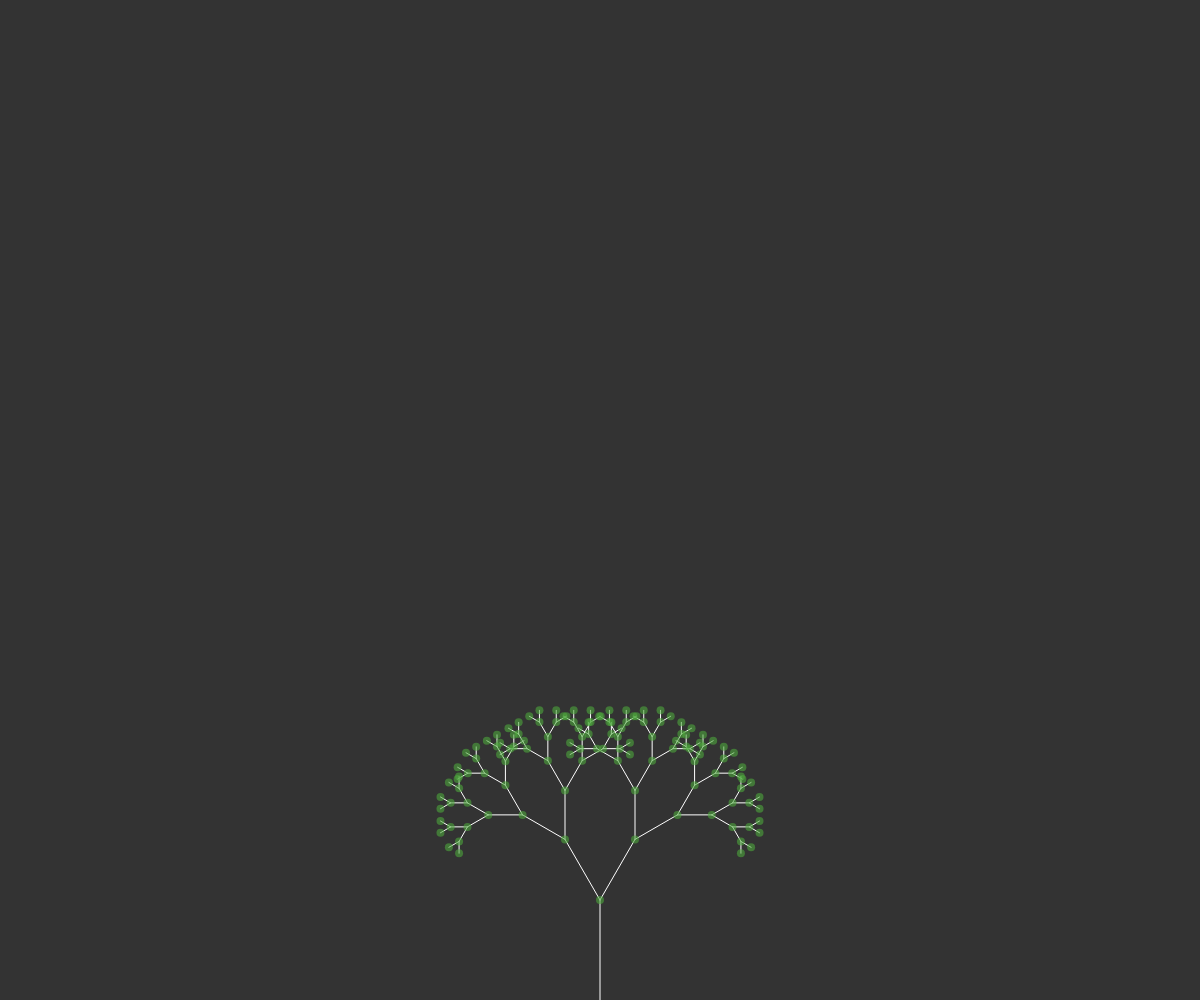
Frame 1 (no input)
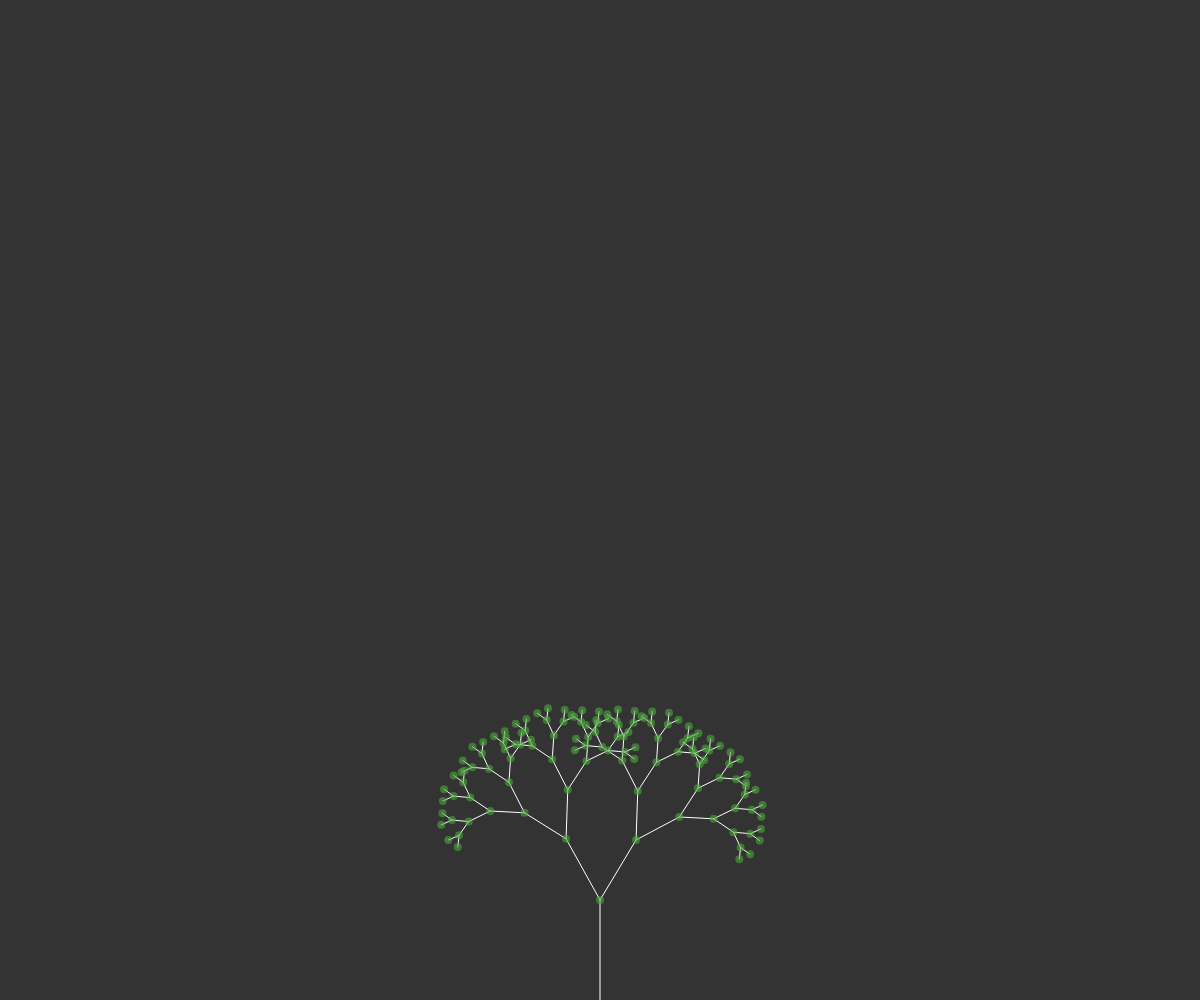
Frame 60 (no input)
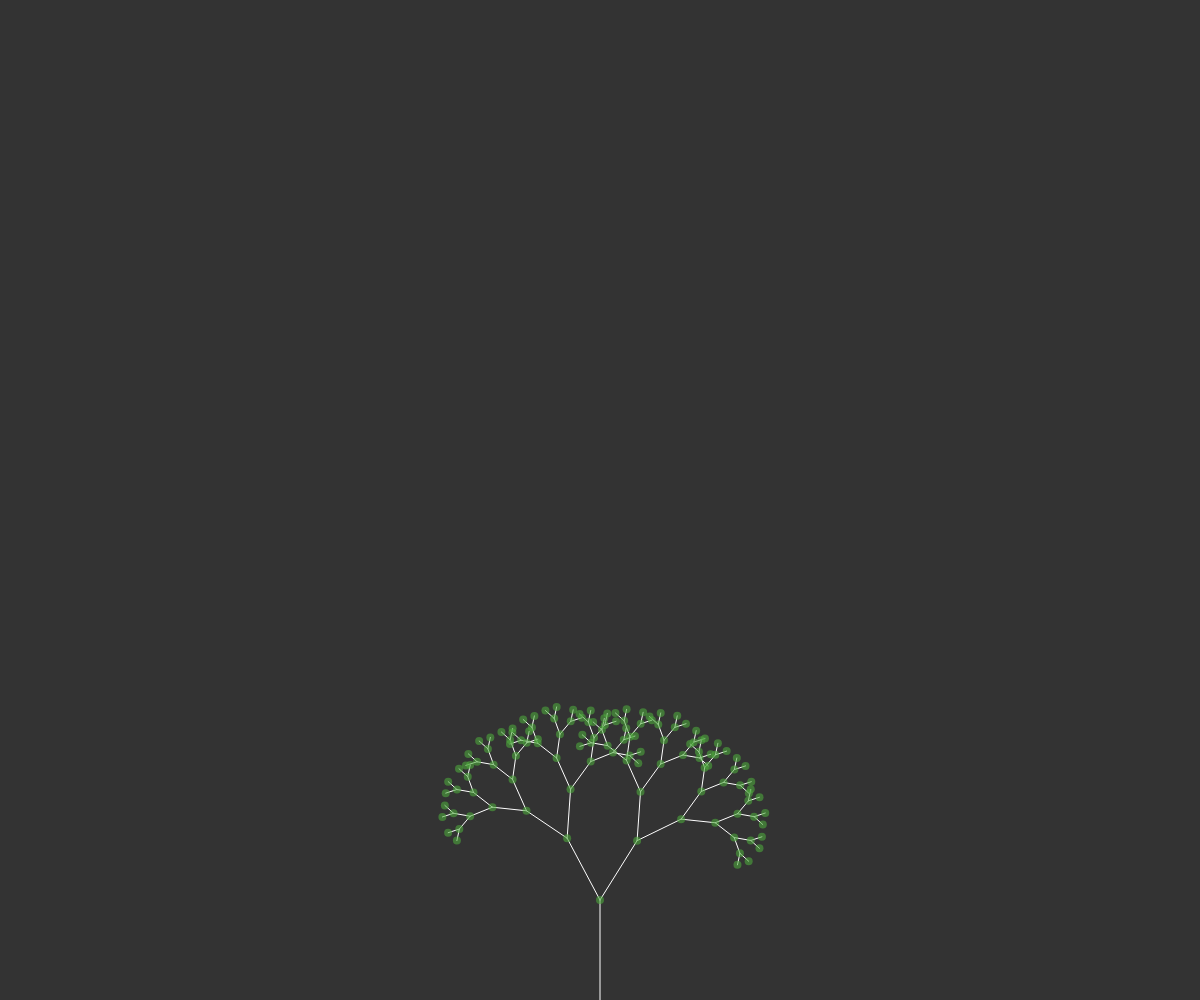
Frame 120 (the mouse pressed at the canvas centre since frame 60)

The p5.js sketch that drew these frames (run headless with seeded random() and noise() and a simulated clock; from frame 60 on, the mouse is pressed at the canvas centre):

// p5.js sketch
// ── sketch.js
let tree = [];
let leaves = [];
let count = 0;
let alpha = 0;

setup = () => {
	createCanvas(windowWidth, windowHeight);
	frameRate(120);

	setInterval(() => {
		this.moveTree();
	}, 500);
}

addBranches = () => {
	for(let i = tree.length - 1; i >= 0; i--) {
		if(!tree[i].finished) {
			tree.push(tree[i].branchA(alpha));
			tree.push(tree[i].branchB(alpha));
		}
		tree[i].finished = true;
	}

	if(count === 5) {
		for(let i=0; i < tree.length; i++) {
			let leaf = tree[i].end.copy();
			leaves.push(leaf);
		}
	}
}

moveTree = () => {
	alpha = Math.floor(Math.random() * 2) + 1;
	alpha *= Math.floor(Math.random() * 2) == 1 ? 1 : -1;
	this.setupTree();
}

setupTree = () => {
	this.resetValues();
	let a = createVector(width/2, height);
	let b = createVector(width/2, height-100);

	let root = new Branch(a, b);

	tree[0] = root;
	for(let i=0; i < 6; i++) {
		addBranches();
		count++;
	}
}

resetValues = () => {
	tree = [];
	leaves = [];
	count = 0;
}

draw = () => {
	this.setupTree();
	background(51);

	for(let i=0; i<tree.length; i++) {
		tree[i].show();
	}
	for(let i=0; i < leaves.length; i++) {
		fill(77, 168, 59, 150);
		noStroke();
		ellipse(leaves[i].x, leaves[i].y, 8, 8);
	}

	return null;
}

// ── branch.js
function Branch(begin, end) {
	this.begin = begin;
	this.end = end;
	this.finished = false;
	angleMode(DEGREES);

	this.show = () => {
		stroke(255);
		line(this.begin.x, this.begin.y, this.end.x, this.end.y);
	}

	this.branchA = (alpha) => {
		let dir = p5.Vector.sub(this.end, this.begin);
		dir.rotate(30 + alpha);
		dir.mult(0.7);
		let newEnd = p5.Vector.add(this.end, dir);
		let b = new Branch(this.end, newEnd);
		return b;
	}
	this.branchB = () => {
		let dir = p5.Vector.sub(this.end, this.begin);
		dir.rotate(-30 + alpha);
		dir.mult(0.7);
		let newEnd = p5.Vector.add(this.end, dir);
		let b = new Branch(this.end, newEnd);
		return b;
	}
}
